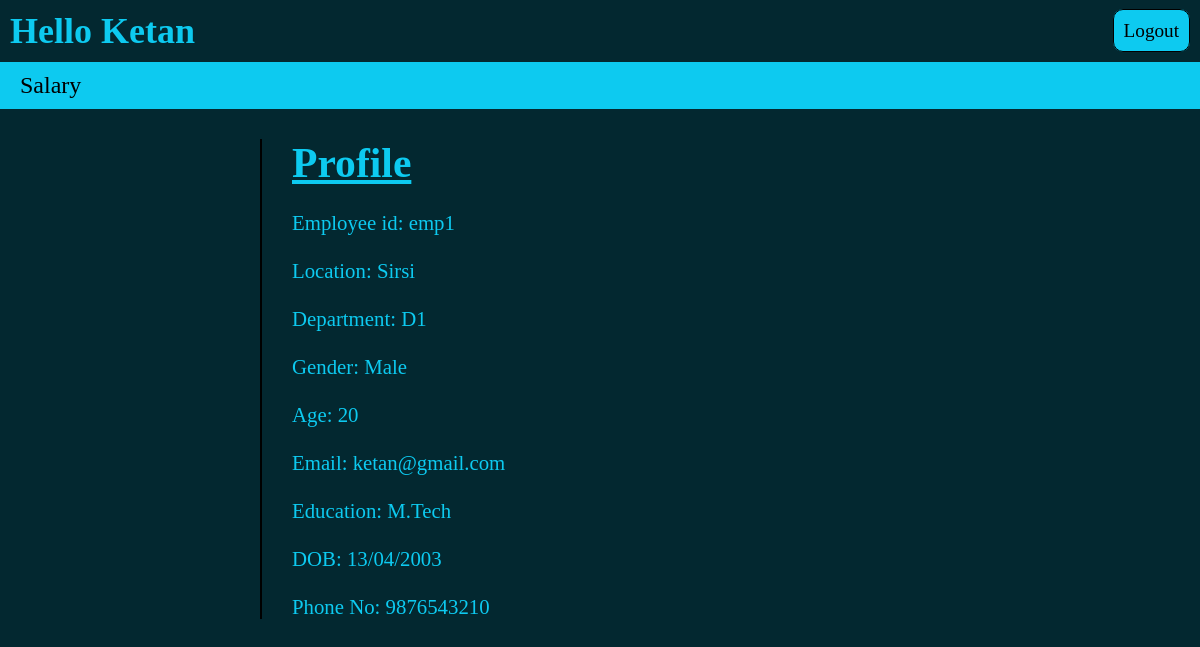
Screenshot of /emphome.php (signed in) with the database file from the repository.
### tables this page shows
CREATE TABLE `empdetails` (
  `id` int(10) NOT NULL,
  `empid` varchar(10) NOT NULL,
  `passwords` varchar(20) DEFAULT NULL,
  `uname` varchar(20) DEFAULT NULL,
  `addr` varchar(30) DEFAULT NULL,
  `dept` varchar(10) DEFAULT NULL,
  `bank` varchar(20) DEFAULT NULL,
  `ac` int(10) DEFAULT NULL,
  `gender` varchar(10) DEFAULT NULL,
  `edu` varchar(20) DEFAULT NULL,
  `email` varchar(30) DEFAULT NULL,
  `age` int(3) DEFAULT NULL,
  `dob` varchar(20) DEFAULT NULL,
  `mob` bigint(10) DEFAULT NULL,
  `desig` varchar(20) DEFAULT NULL,
  `salary` int(10) DEFAULT NULL
);

### emphome.php (the view, shortened to what this page needs)
<?php
    include "connection.php";
    $user = $_SESSION['empid'];
    $query = "select * from empdetails where empid = '$user'";
    $result = mysqli_query($conn,$query);
    $results = mysqli_query($conn,$query);
    if(isset($_SESSION['id']) && isset($_SESSION['empid']))
    {
?>
<!DOCTYPE html>
<html lang="en">
<head>
    <link rel="stylesheet" href="style2.css">
</head>
<body>
    <div class="div">
        <div id="div2">
            <h2>Hello   <?php if($result = mysqli_fetch_assoc($result)){
                                echo "".$result['uname']."";
                            }else{
                                echo "No data found";
                            }
                        ?>
            </h2>
        </div>
        <div class="div3" id="div31">
            <a href="logout.php" class="b1">Logout</a>
        </div>
        <div id="div4">
            <a href="salary.php" id="a41">Salary</a>
        </div>
        <div id="div6">
            <div class="divs" id="div61">
            </div>
            <div class="divs" id="div62">
                <div class="div7">
                    <h1><u>Profile</u></h1><br>
                    <?php
                        if($result = mysqli_fetch_assoc($results)){
                            echo "
                                Employee id: ".$result['empid']." <br><br>
                                Location: ".$result['addr']." <br><br>
                                Department: ".$result['dept']." <br><br>
                                Gender: ".$result['gender']." <br><br>
                                Age: ".$result['age']." <br><br>
                                Email: ".$result['email']." <br><br>
                                Education: ".$result['edu']." <br><br>
                                DOB: ".$result['dob']." <br><br>
                                Phone No: ".$result['mob']."
                            ";
                        }else{
                            echo "No data found";
                        }
                    ?>
                </div>
            </div>
        </div>
    </div>
</body>
</html>
<?php
}else{
    header("Location: employeepanel.php");
    exit();
}
?>

### style2.css (style rules this page uses)
* { margin: 0; padding: 0; box-sizing: border-box; }
body { background-color: rgb(3,40,48); }
#div2 { margin: 10px; display: inline-block; justify-content: space-between; font-size: 1.5em; color: #0DCAF0; animation: fadeIn 2s infinite; }
#div4 { padding: 10px; background-color: #0DCAF0; }
#a41 { color: black; text-decoration: none; font-size: 1.5em; margin-left: 10px; }
#div6 { display: flex; }
#div61 { display: flex; margin: 30px 0 0 30px; width: 200px; height: 200px; background-image: url('https://www.sandcanyoncc.com/wp-content/uploads/2020/03/no-profile-picture-icon-15.png'); background-position: center; background-size: cover; border-radius: 10px; }
#div62 { display: flex; margin: 30px 0 0 30px; border-left: 2px solid black; padding-left: 30px; color: #0DCAF0; }
.div7 { font-size: 1.3em; }
#div31 { float: right; margin: 20px 10px; }
.b1 { background-color: #0DCAF0; color: black; text-decoration: none; padding: 10px; border-radius: 10px; border: 1px solid black; font-size: 1.2em; }

### rows the page displays
empdetails: uname "Ketan", empid "emp1", addr "Sirsi", dept "D1", gender "Male", age "20", email "ketan@gmail.com", edu "M.Tech", dob "13/04/2003", mob "9876543210"
